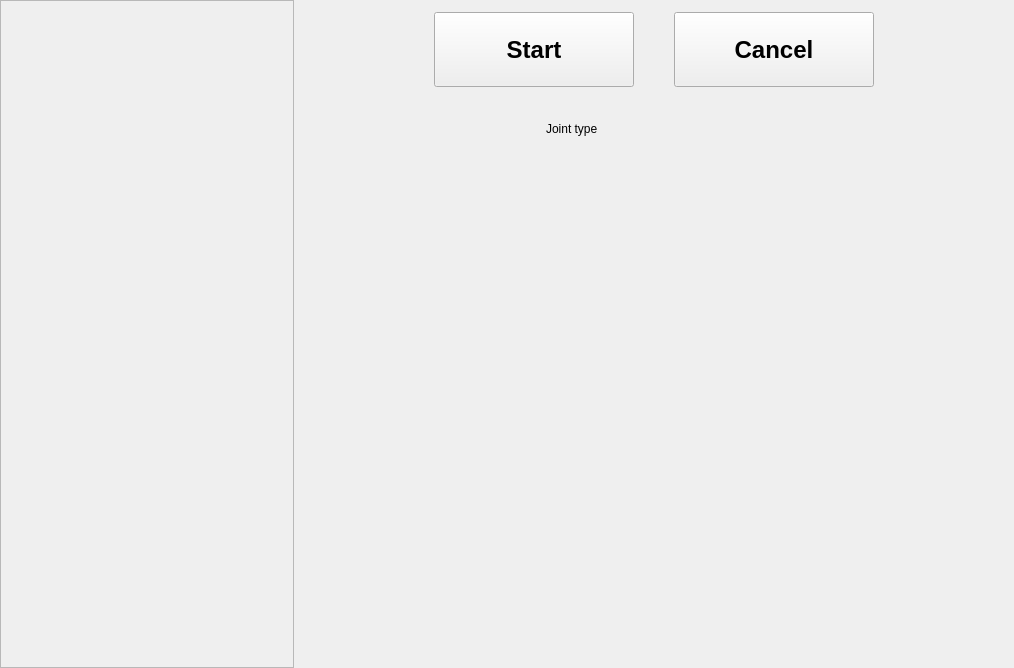
<?xml version="1.0" encoding="UTF-8"?>
<ui version="4.0">
 <class>DovetailCameraPageUI</class>
 <widget class="QWidget" name="DovetailCameraPageUI">
  <property name="geometry">
   <rect>
    <x>0</x>
    <y>0</y>
    <width>1014</width>
    <height>668</height>
   </rect>
  </property>
  <property name="windowTitle">
   <string>Form</string>
  </property>
  <property name="styleSheet">
   <string notr="true"/>
  </property>
  <layout class="QHBoxLayout" name="horizontalLayout_4" stretch="3,7">
   <property name="spacing">
    <number>0</number>
   </property>
   <property name="leftMargin">
    <number>0</number>
   </property>
   <property name="topMargin">
    <number>0</number>
   </property>
   <property name="rightMargin">
    <number>0</number>
   </property>
   <property name="bottomMargin">
    <number>0</number>
   </property>
   <item>
    <widget class="QFrame" name="sidebar_frame">
     <property name="frameShape">
      <enum>QFrame::StyledPanel</enum>
     </property>
     <property name="frameShadow">
      <enum>QFrame::Raised</enum>
     </property>
    </widget>
   </item>
   <item>
    <layout class="QVBoxLayout" name="verticalLayout" stretch="0,0,0,0,1">
     <property name="spacing">
      <number>12</number>
     </property>
     <item>
      <layout class="QHBoxLayout" name="horizontalLayout_12">
       <property name="spacing">
        <number>40</number>
       </property>
       <property name="topMargin">
        <number>12</number>
       </property>
       <item>
        <spacer name="horizontalSpacer_29">
         <property name="orientation">
          <enum>Qt::Horizontal</enum>
         </property>
         <property name="sizeHint" stdset="0">
          <size>
           <width>40</width>
           <height>20</height>
          </size>
         </property>
        </spacer>
       </item>
       <item>
        <widget class="QPushButton" name="start_button">
         <property name="minimumSize">
          <size>
           <width>200</width>
           <height>75</height>
          </size>
         </property>
         <property name="font">
          <font>
           <family>Helvetica</family>
           <pointsize>18</pointsize>
           <weight>75</weight>
           <bold>true</bold>
          </font>
         </property>
         <property name="styleSheet">
          <string notr="true"/>
         </property>
         <property name="text">
          <string>Start</string>
         </property>
        </widget>
       </item>
       <item>
        <widget class="QPushButton" name="cancel_Button">
         <property name="minimumSize">
          <size>
           <width>200</width>
           <height>75</height>
          </size>
         </property>
         <property name="font">
          <font>
           <family>Helvetica</family>
           <pointsize>18</pointsize>
           <weight>75</weight>
           <bold>true</bold>
          </font>
         </property>
         <property name="text">
          <string>Cancel</string>
         </property>
        </widget>
       </item>
       <item>
        <spacer name="horizontalSpacer_27">
         <property name="orientation">
          <enum>Qt::Horizontal</enum>
         </property>
         <property name="sizeHint" stdset="0">
          <size>
           <width>40</width>
           <height>20</height>
          </size>
         </property>
        </spacer>
       </item>
      </layout>
     </item>
     <item>
      <layout class="QHBoxLayout" name="horizontalLayout_3">
       <item>
        <spacer name="horizontalSpacer_6">
         <property name="orientation">
          <enum>Qt::Horizontal</enum>
         </property>
         <property name="sizeHint" stdset="0">
          <size>
           <width>40</width>
           <height>20</height>
          </size>
         </property>
        </spacer>
       </item>
       <item>
        <widget class="QLabel" name="label_12">
         <property name="text">
          <string>Joint type </string>
         </property>
        </widget>
       </item>
       <item>
        <widget class="ProfileComboBox" name="available_profiles_combo" native="true">
         <property name="minimumSize">
          <size>
           <width>150</width>
           <height>60</height>
          </size>
         </property>
        </widget>
       </item>
       <item>
        <spacer name="horizontalSpacer_3">
         <property name="orientation">
          <enum>Qt::Horizontal</enum>
         </property>
         <property name="sizeHint" stdset="0">
          <size>
           <width>40</width>
           <height>20</height>
          </size>
         </property>
        </spacer>
       </item>
      </layout>
     </item>
     <item>
      <spacer name="verticalSpacer">
       <property name="orientation">
        <enum>Qt::Vertical</enum>
       </property>
       <property name="sizeHint" stdset="0">
        <size>
         <width>20</width>
         <height>40</height>
        </size>
       </property>
      </spacer>
     </item>
     <item>
      <layout class="QHBoxLayout" name="horizontalLayout">
       <item>
        <spacer name="horizontalSpacer">
         <property name="orientation">
          <enum>Qt::Horizontal</enum>
         </property>
         <property name="sizeHint" stdset="0">
          <size>
           <width>40</width>
           <height>20</height>
          </size>
         </property>
        </spacer>
       </item>
       <item>
        <widget class="QLabel" name="camera_display">
         <property name="minimumSize">
          <size>
           <width>720</width>
           <height>420</height>
          </size>
         </property>
         <property name="maximumSize">
          <size>
           <width>720</width>
           <height>400</height>
          </size>
         </property>
         <property name="text">
          <string/>
         </property>
         <property name="pixmap">
          <pixmap resource="../assets/app_resources.qrc">:/icons/icons/icons8-camera-96.png</pixmap>
         </property>
         <property name="scaledContents">
          <bool>true</bool>
         </property>
         <property name="alignment">
          <set>Qt::AlignCenter</set>
         </property>
        </widget>
       </item>
       <item>
        <spacer name="horizontalSpacer_2">
         <property name="orientation">
          <enum>Qt::Horizontal</enum>
         </property>
         <property name="sizeHint" stdset="0">
          <size>
           <width>40</width>
           <height>20</height>
          </size>
         </property>
        </spacer>
       </item>
      </layout>
     </item>
     <item>
      <spacer name="verticalSpacer_2">
       <property name="orientation">
        <enum>Qt::Vertical</enum>
       </property>
       <property name="sizeHint" stdset="0">
        <size>
         <width>20</width>
         <height>40</height>
        </size>
       </property>
      </spacer>
     </item>
    </layout>
   </item>
  </layout>
 </widget>
 <customwidgets>
  <customwidget>
   <class>ProfileComboBox</class>
   <extends>QWidget</extends>
   <header location="global">views.custom_app_widgets.h</header>
   <container>1</container>
  </customwidget>
 </customwidgets>
 <resources>
  <include location="../assets/app_resources.qrc"/>
 </resources>
 <connections/>
</ui>
